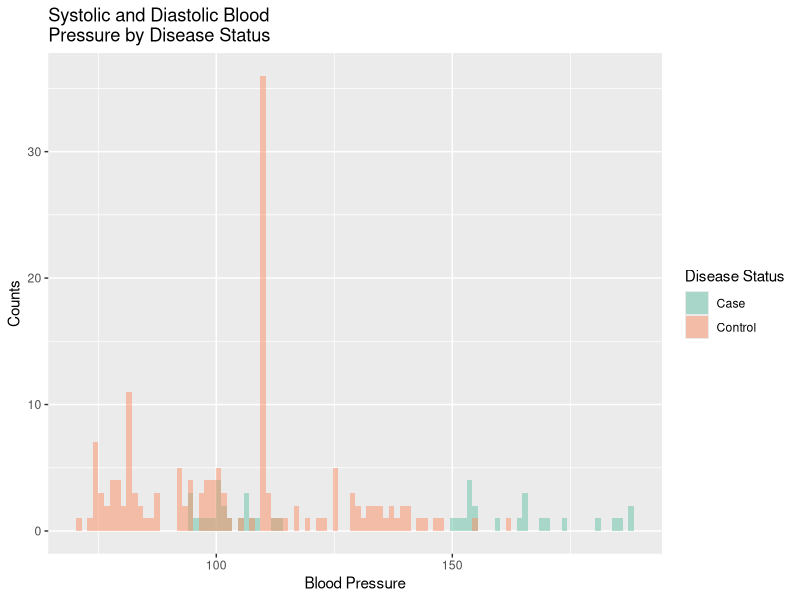
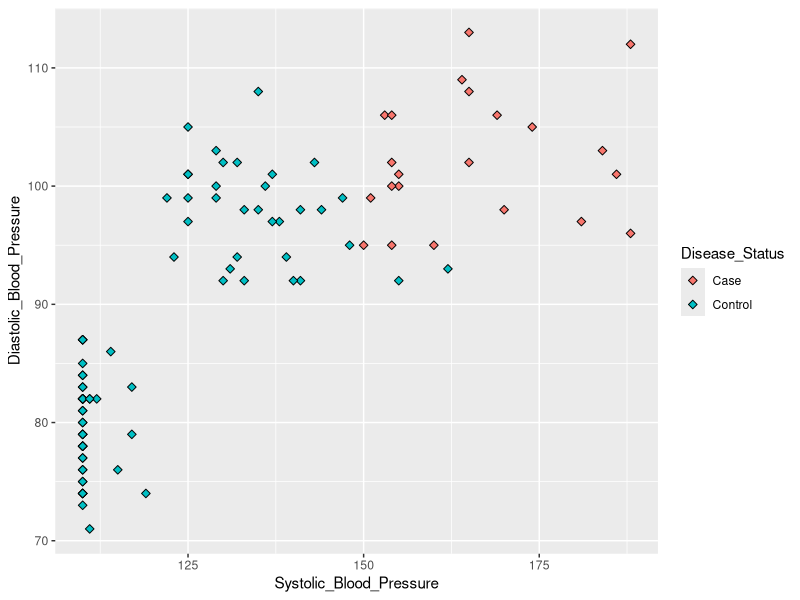
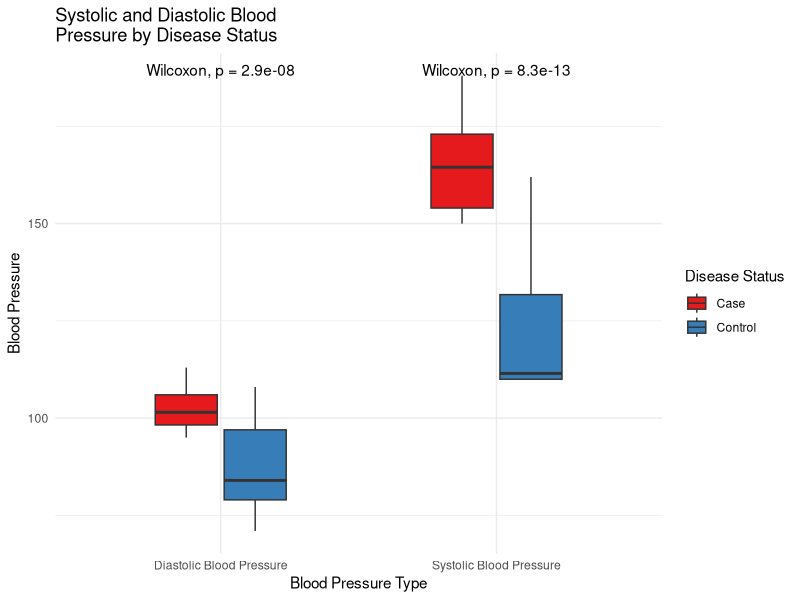

Recreate these plots in R, in order.
## ---- chunk 1
# Set up number of participants 
n=100

# Create a vector of systolic blood pressures
Systolic_Blood_Pressure <- pmax(110, pmin(200, round(rnorm(n, mean = 120, sd = 30))))
head(Systolic_Blood_Pressure)

# Create a vector of diastolic blood pressures that corresponds to systolic blood pressures
Diastolic_Blood_Pressure <- c()
for (bp in Systolic_Blood_Pressure){
  if (bp <= 120){
    d_bp <- pmax(70, pmin(100, round(rnorm(1, mean = 80, sd = 5))))
    Diastolic_Blood_Pressure <- c(Diastolic_Blood_Pressure, d_bp)
  } else{
    d_bp <- pmax(90, pmin(150, round(rnorm(1, mean = 100, sd = 5))))
    Diastolic_Blood_Pressure <- c(Diastolic_Blood_Pressure, d_bp)
  }
}

# Create data frame
dat <-  data.frame(Participant_ID = paste("P", 1:n, sep = "_"),
                   Age = pmax(18, pmin(90, round(rnorm(n, mean = 50, sd = 10)))),
                   Sex = sample(c("Male", "Female"), n, replace = TRUE),
                   Activity_Status = sample(c("Inactive","Lightly Active","Average Activity", "Very Active")),
                   Disease_Status = sample(c("Case", "Control"), n, replace = TRUE),
                   Systolic_Blood_Pressure,
                   Diastolic_Blood_Pressure
                   )

# Create a Disease_Status  vector where the participants with higher blood pressures are cases
Disease_Status <- c()
for (i in 1:nrow(dat)){
  if ((dat[i,"Systolic_Blood_Pressure"] >= 150) & (dat[i,"Diastolic_Blood_Pressure"] >= 95)) {
    Disease_Status <- c(Disease_Status, "Case")
    } else {
      Disease_Status <- c(Disease_Status, "Control ")
    }
  }

# Add Disease Status to dataframe
dat$Disease_Status <- Disease_Status

# Visualize after adding the Disease Status column
head(dat)
## ---- chunk 2
library(tidyr)
dat_long <- pivot_longer(dat, cols = c("Systolic_Blood_Pressure","Diastolic_Blood_Pressure"), names_to = "Blood_Pressures")
print(head(dat_long))
## ---- chunk 3
library(ggplot2)
p <- ggplot(dat_long, aes(x = Blood_Pressures, y = value, fill =Disease_Status)) +
  geom_boxplot(width = 0.5)+
  labs(x = "Blood Pressure Type", y = "Blood Pressure", fill = "Disease Status", 
       title = "Systolic and Diastolic Blood \nPressure by Disease Status")+
  theme_minimal() +
  scale_fill_brewer(palette = "Set1")+ scale_x_discrete(labels = c("Diastolic_Blood_Pressure" = "Diastolic Blood Pressure", "Systolic_Blood_Pressure" = "Systolic Blood Pressure"))
## ---- chunk 4
ggplot(dat_long, aes(x = value, fill = Disease_Status)) +
geom_histogram(position = "identity", alpha = 0.5, bins = 100)+
  labs(x = "Blood Pressure", y = "Counts", fill = "Disease Status", 
       title = "Systolic and Diastolic Blood \nPressure by Disease Status") +
  scale_fill_brewer(palette = "Set2")
## ---- chunk 5
ggplot(dat, aes(x = Systolic_Blood_Pressure, y = Diastolic_Blood_Pressure, fill =Disease_Status)) +
  geom_point(size=2, shape=23)
## ---- chunk 6
library(ggpubr)
png("/Users/f002yt8/Documents/GDSC/GitHub/HDS-Foundations_of_Data_Science/Week_2/images/boxplot.png", width = 2000, height = 1500, res = 300)
p + stat_compare_means(method = "wilcox")
dev.off()

summary(dat$Systolic_Blood_Pressure)
summary(dat$Diastolic_Blood_Pressure)
## ---- chunk 7
dat <- subset(dat, select = -c(Diastolic_Blood_Pressure, Systolic_Blood_Pressure))
n=100

Heart_Rate <- c()
for (i in 1:nrow(dat)){
  if (dat[i,"Activity_Status"] == "Inactive"){
    Heart_Rate <- c(Heart_Rate,pmax(100,pmin(200, round(rnorm(1, mean = 150, sd = 20)))))
    } else if (dat[i,"Activity_Status"] == "Lightly Active"){
      Heart_Rate <- c(Heart_Rate,pmax(80,pmin(99, round(rnorm(1, mean = 85, sd = 20)))))
      } else {
        Heart_Rate <- c(Heart_Rate,pmax(40,pmin(79, round(rnorm(1, mean = 50, sd = 20)))))
      }
}

dat$Heart_Rate <- Heart_Rate
print(head(dat))
